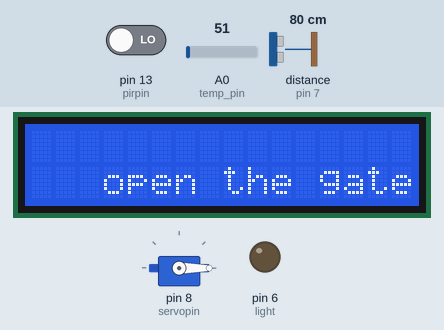
Simulated run of this sketch. Board: Arduino Uno, built with avr-gcc and run on an emulated ATmega328P. Parts: servo, 16×2 character LCD, output pins drawn as LEDs (lit = HIGH). Wiring (inferred from the names in the program): ultrasonic range finder: trigger pin 10; echo pin 7. The inputs (shaded band) are chosen by the test bench; at power-on: pin 13 (pirpin) LOW, A0 (temp_pin) = 51, distance to the obstacle (sensor on pin 7) 80 cm. The echo pulse lasts 58.3 µs per cm; pins used as bus, display or sensor lines are not drawn; what the sketch prints to the serial monitor is not drawn.

Above: at 10.2 s.
10.3 s: pin 13 (pirpin) driven HIGH
At 21.9 s:
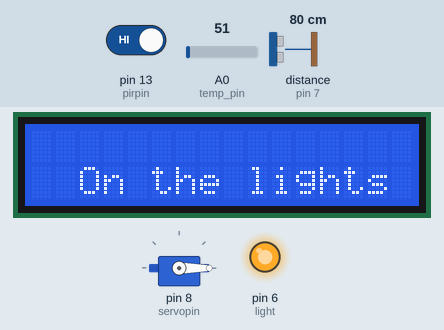
24.3 s: A0 (temp_pin) set to 117
35.9 s: A0 (temp_pin) set to 136
At 47.9 s:
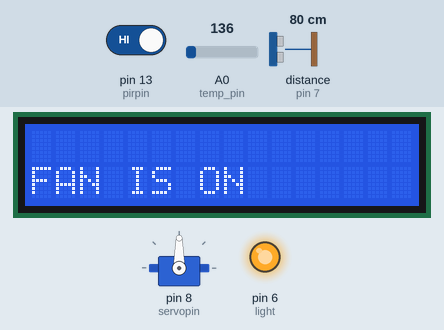
49.9 s: pin 13 (pirpin) driven LOW
At 59.8 s:
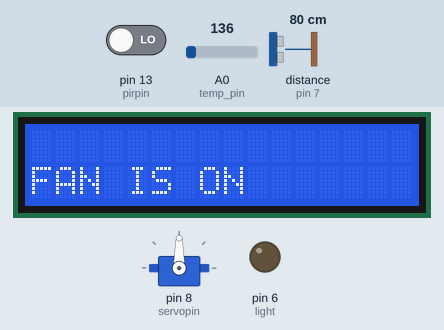
63.2 s: distance to the obstacle (sensor on pin 7) set to 120 cm
At 71.9 s:
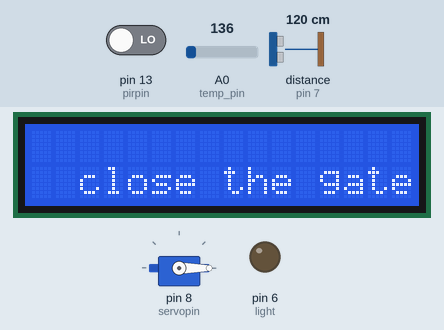
Timing chart, 0 to 73.4 s (numbered marks = the images above; inputs shaded):
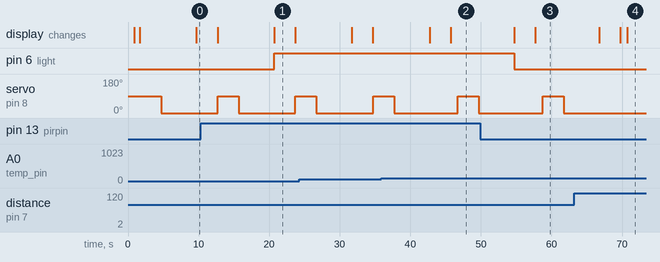

Measured:
- the behaviour switches between 122 and 123 on A0 (temp_pin) (found by bisection; images 1 and 2)
- after the input at 10.3 s, pin 6 (light): LOW → HIGH after 10.4 s; the display: first differs from a run without the input after 10.4 s (image 1)
- after the input at 35.9 s, the display: first differs from a run without the input after 9.8 s (image 2)
- after the input at 49.9 s, pin 6 (light): HIGH → LOW after 4.8 s; the display: first changes after 4.8 s (image 3 shows a later state)
- after the input at 63.2 s, servo on pin 8 (servopin): stays 0° (without the input it goes to 90° after 7.6 s); the display: first differs from a run without the input after 7.6 s (image 4)
- what the display in image 1 shows lasts 3.0 s, from 20.7 s to 23.7 s

The sketch:

Home_automation_code.ino
```cpp
#include <LiquidCrystal.h>
#include<Servo.h>
LiquidCrystal lcd(12, 11, 5, 4, 3, 2);
const int trig_pin=10;
const int echo_pin=7;
long duration;
int distance;
int servopin=8;
Servo servo_test;
const int pirpin=13;
const int light=6;
int sensorstate=0;
const int temp_pin=A0;
float temp;
const int motor=9;

void setup()
{
  pinMode(temp_pin,INPUT);
  pinMode(trig_pin,OUTPUT);
  pinMode(echo_pin,INPUT);
  Serial.begin(9600);
  servo_test.attach(servopin);
  pinMode(light,OUTPUT);
  pinMode(pirpin,INPUT);
  lcd.begin(16, 2);
  lcd.setCursor(3, 0);
  lcd.print("G  CHANDAN");
  lcd.setCursor(4, 1);
  lcd.print("PROJECTS");
  delay(800);
  lcd.clear();
  lcd.setCursor(4, 0);
  lcd.print("PROJECT");
  lcd.setCursor(0, 1);
  lcd.print("HOME AUTOMATION");
  delay(800);
  lcd.clear();
}

void loop()
{
  digitalWrite(trig_pin,LOW);
  delayMicroseconds(2);
  digitalWrite(trig_pin,HIGH);
  delayMicroseconds(10);
  digitalWrite(trig_pin,LOW);
  duration = pulseIn(echo_pin,HIGH);
  distance= duration*0.034/2;

  if(distance<100)
  {
  servo_test.write(90);
  delay(3000);
  servo_test.write(0);
  delay(5000);
  lcd.setCursor(0,1);
  lcd.print("   open the gate  ");
  }
  else
  {

   lcd.setCursor(0,1);
   lcd.print("  close the gate  ");
  }

   sensorstate=digitalRead(pirpin);
  if(sensorstate)
  {
    digitalWrite(light,HIGH);
    lcd.setCursor(0,1);
    lcd.print("  On the lights   ");
    delay(1000);
  }
  else
  {
    digitalWrite(light,LOW);
     delay(1000);
  }

  temp=analogRead(temp_pin)*0.00488*100;
  Serial.print("Temperature");
  Serial.println(temp,0);
  delay(2000);
  if(temp>=60)
  {
    lcd.clear();
    digitalWrite(motor,1);
    lcd.setCursor(0,1);
    lcd.print("FAN IS ON");
    delay(1000);
   }
  else
 {
    lcd.clear();
    lcd.setCursor(0,1);
    lcd.print("FAN IS OFF");
    digitalWrite(motor,0);
}
}
```
